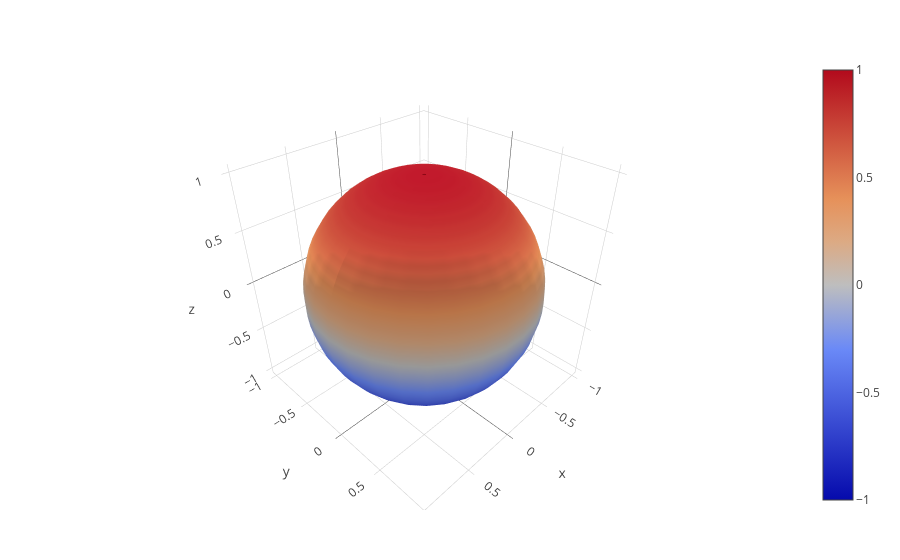

Here is the notebook cell this chart was saved with:
### Code cell
N = 32
u = linspace(0, 2π, N)
v = linspace(0, π, N)
x = cos(u) * sin(v)'
y = sin(u) * sin(v)'
z = repeat(cos(v)',outer=[N, 1])

using PlotlyJS
PlotlyJS.plot([PlotlyJS.surface(x=x,y=y,z=z)])

### Figure 1 — Plotly figure (JSON) as saved in the notebook; plotly's stock layout.template omitted (floating-point values rounded to 4 significant figures; data arrays with more than 128 entries replaced by an {"elided": "..."} marker saying what was removed)
{"data": [{"y": {"elided": "32x32 float values"}, "type": "surface", "z": {"elided": "32x32 float values"}, "x": {"elided": "32x32 float values"}}], "layout": {"margin": {"r": 50, "l": 50, "b": 50, "t": 60}}}
